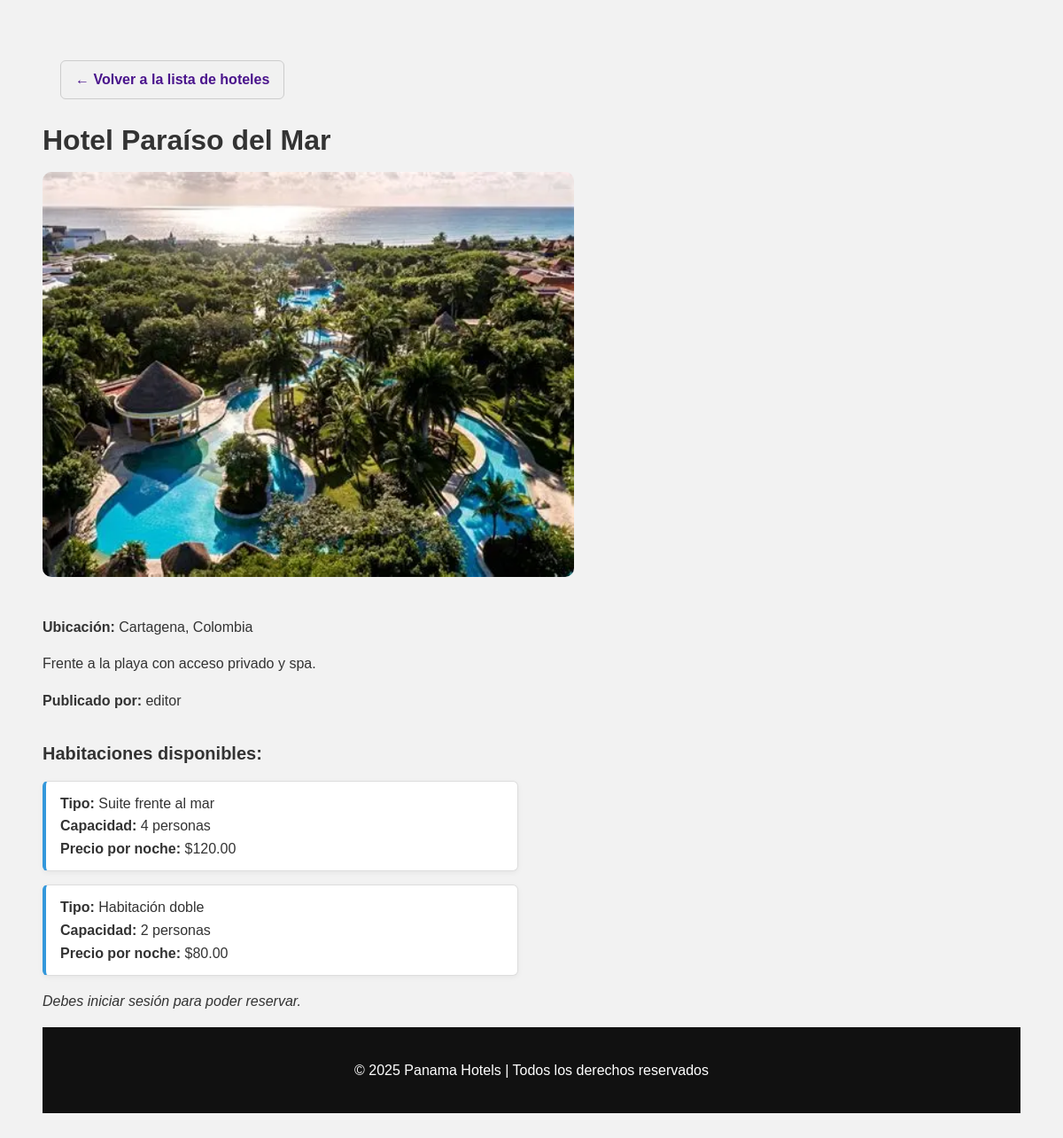
The app's page /public/ver_hotel.php?id=1 with its own data.
### tables this page shows
CREATE TABLE `hoteles` (
  `id` int(11) NOT NULL,
  `nombre` varchar(100) NOT NULL,
  `descripcion` text DEFAULT NULL,
  `direccion` varchar(255) DEFAULT NULL,
  `categoria_id` int(11) DEFAULT NULL,
  `imagen` varchar(255) DEFAULT NULL,
  `aprobado` tinyint(1) NOT NULL DEFAULT 0,
  `creado_por` int(11) DEFAULT NULL,
  `provincia_id` int(11) DEFAULT NULL
);

CREATE TABLE `usuarios` (
  `id` int(11) NOT NULL,
  `nombre` varchar(50) NOT NULL,
  `apellido` varchar(50) NOT NULL,
  `usuario` varchar(50) NOT NULL,
  `correo` varchar(100) NOT NULL,
  `clave` varchar(255) NOT NULL,
  `sexo` enum('M','F') NOT NULL,
  `rol` enum('admin','editor','cliente') NOT NULL DEFAULT 'cliente',
  `activo` tinyint(1) DEFAULT 1,
  `created_at` timestamp NOT NULL DEFAULT current_timestamp()
);

CREATE TABLE `costes_habitaciones` (
  `id` int(11) NOT NULL,
  `habitacion_id` int(11) NOT NULL,
  `precio_por_noche` decimal(10,2) NOT NULL,
  `temporada` enum('alta','media','baja') DEFAULT 'media',
  `moneda` varchar(10) DEFAULT 'USD'
);

CREATE TABLE `habitaciones` (
  `id` int(11) NOT NULL,
  `hotel_id` int(11) NOT NULL,
  `tipo` varchar(100) NOT NULL,
  `capacidad` int(11) NOT NULL
);

### public/ver_hotel.php (the view, shortened to what this page needs)
<?php
require_once '../control/ReservasController.php';
$db = new mod_db();
$conn = $db->getConexion();
$errores = [];
$usuario_id = $_SESSION['usuario_id'] ?? null;
if (isset($_GET['id'])) {
    $hotel_id = intval($_GET['id']);
    $stmtHotel = $conn->prepare("
        SELECT h.*, u.nombre AS nombre_editor
        FROM hoteles h
        LEFT JOIN usuarios u ON h.creado_por = u.id
        WHERE h.id = :id
    ");
    $stmtHotel->execute([':id' => $hotel_id]);
    $hotel = $stmtHotel->fetch(PDO::FETCH_ASSOC);
    $nombreImagen = $hotel['imagen'] ?? 'default.jpg';
    $imagenHotel = "../img_hoteles/" . $nombreImagen;
    $stmtHabitaciones = $conn->prepare("
        SELECT h.*, c.precio_por_noche
        FROM habitaciones h
        LEFT JOIN costes_habitaciones c ON h.id = c.habitacion_id
        WHERE h.hotel_id = :hotel_id
    ");
    $stmtHabitaciones->execute([':hotel_id' => $hotel_id]);
    $habitaciones = $stmtHabitaciones->fetchAll(PDO::FETCH_ASSOC);
}
?>
<!DOCTYPE html>
<html lang="es">
<head>
    <link rel="stylesheet" href="../css/estilosHoteles.css">
    <link rel="stylesheet" href="../css/estilosDetalleHotel.css">
</head>
<body>
    <div style="margin: 20px;">
        <a href="../index/index.php" class="btn-volver">← Volver a la lista de hoteles</a>
    </div>
<?php if (!isset($hotel)): ?>
    <h2>Hoteles disponibles en Panamá</h2>
<?php else: ?>
    <h1><?= htmlspecialchars($hotel['nombre']) ?></h1>
    <img src="<?= htmlspecialchars($imagenHotel) ?>" alt="Imagen del hotel" style="max-width:600px; width:100%; border-radius: 10px; margin-bottom: 20px;">
    <p><strong>Ubicación:</strong> <?= htmlspecialchars($hotel['direccion']) ?></p>
    <p><?= htmlspecialchars($hotel['descripcion']) ?></p>
    <?php if (!empty($hotel['nombre_editor'])): ?>
        <p><strong>Publicado por:</strong> <?= htmlspecialchars($hotel['nombre_editor']) ?></p>
    <?php endif; ?>
    <h3>Habitaciones disponibles:</h3>
    <?php if ($habitaciones): ?>
        <?php foreach ($habitaciones as $hab): ?>
            <div class="habitacion-card">
                <strong>Tipo:</strong> <?= htmlspecialchars($hab['tipo']) ?><br>
                <strong>Capacidad:</strong> <?= intval($hab['capacidad']) ?> personas<br>
                <strong>Precio por noche:</strong> $<?= number_format($hab['precio_por_noche'], 2) ?>
            </div>
        <?php endforeach; ?>
    <?php else: ?>
        <p>No hay habitaciones disponibles para este hotel.</p>
    <?php endif; ?>
    <?php if ($usuario_id): ?>
        <button id="btnMostrarReserva" onclick="mostrarFormularioReserva()">Reservar</button>
        <div id="formularioReserva" class="reserva-form" style="display:none;">
            <h3>Formulario de Reserva</h3>
            <?php if (!empty($errores)): ?>
                <ul style="color:red;">
                    <?php foreach ($errores as $error): ?>
                        <li><?= htmlspecialchars($error) ?></li>
                    <?php endforeach; ?>
                </ul>
            <?php endif; ?>
            <form method="POST" action="ver_hotel.php?id=<?= $hotel_id ?>">
                <label for="habitacion_id">Habitación:</label>
                <select name="habitacion_id" required onchange="calcularTotal()">
                    <option value="">-- Seleccione una habitación --</option>
                    <?php foreach ($habitaciones as $hab): ?>
                        <option value="<?= $hab['id'] ?>" data-precio="<?= $hab['precio_por_noche'] ?>">
                            <?= htmlspecialchars($hab['tipo']) ?> (Cap: <?= intval($hab['capacidad']) ?>) - $<?= number_format($hab['precio_por_noche'], 2) ?>
                        </option>
                    <?php endforeach; ?>
                </select>
                <label for="fecha_entrada">Fecha de Entrada:</label>
                <input type="date" name="fecha_entrada" required onchange="calcularTotal()">
                <label for="fecha_salida">Fecha de Salida:</label>
                <input type="date" name="fecha_salida" required onchange="calcularTotal()">
                <label for="personas">Personas:</label>
                <input type="number" name="personas" min="1" value="1" required>
                <p><strong>Precio por noche:</strong> $<span id="precioPorNoche">--</span></p>
                <p><strong>Total estimado:</strong> $<span id="totalEstimado">--</span></p>
                <button type="submit">Confirmar Reserva</button>
            </form>
        </div>
    <?php else: ?>
        <p><em>Debes iniciar sesión para poder reservar.</em></p>
    <?php endif; ?>
<?php endif; ?>
<?php include("../index/footer.php"); ?>
</body>
</html>

### index/footer.php
<footer style="background-color: #111; color: white; text-align: center; padding: 20px;">
  <p>&copy; <?= date("Y") ?> Panama Hotels | Todos los derechos reservados</p>
</footer>

### css/estilosHoteles.css (style rules this page uses)
body { font-family: Arial, sans-serif; background-color: #f2f2f2; padding: 20px; }
h1, h2, h3 { color: #333; }
.habitacion-card { background: #ffffff; border: 1px solid #ddd; padding: 15px; margin: 15px 0; border-radius: 6px; box-shadow: 0 2px 5px rgba(0,0,0,0.05); }
.btn-volver { color: #4a148c; text-decoration: none; font-weight: bold; padding: 8px 16px; display: inline-block; border-radius: 6px; background-color: #f1f1f1; border: 1px solid #ccc; transition: background-color 0.3s; }

### css/estilosDetalleHotel.css (style rules this page uses)
body { font-family: Arial, sans-serif; background-color: #f2f2f2; color: #333; padding: 40px; line-height: 1.6; }
h1 { font-size: 32px; margin-bottom: 10px; }
img { max-width: 600px; width: 100%; border-radius: 10px; margin-bottom: 20px; }
h3 { font-size: 20px; margin-top: 30px; margin-bottom: 10px; }
.habitacion-card { background-color: #fff; border-left: 4px solid #3498db; padding: 12px 16px; margin-bottom: 15px; border-radius: 6px; box-shadow: 0 2px 6px rgba(0,0,0,0.05); width: 100%; max-width: 500px; }

### records on screen
hoteles: nombre "Hotel Paraíso del Mar", imagen (picture), direccion "Cartagena, Colombia", descripcion "Frente a la playa con acceso privado y spa.", creado_por.nombre "editor"
costes_habitaciones: habitacion.tipo "Suite frente al mar", habitacion.capacidad "4", precio_por_noche "120.00"
costes_habitaciones: habitacion.tipo "Habitación doble", habitacion.capacidad "2", precio_por_noche "80.00"
